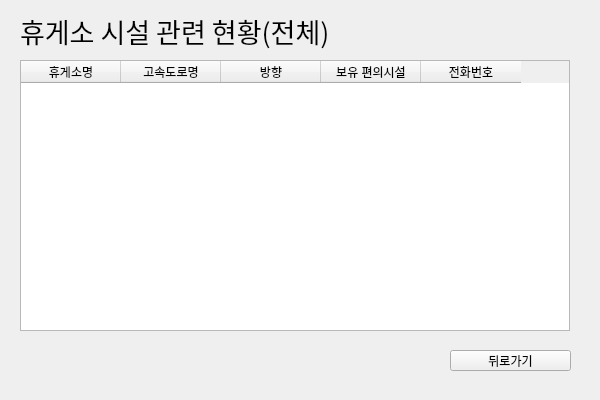
<?xml version="1.0" encoding="UTF-8"?>
<ui version="4.0">
 <class>Form_nood1_1</class>
 <widget class="QWidget" name="Form_nood1_1">
  <property name="geometry">
   <rect>
    <x>0</x>
    <y>0</y>
    <width>600</width>
    <height>400</height>
   </rect>
  </property>
  <property name="windowTitle">
   <string>Form</string>
  </property>
  <widget class="QLabel" name="label">
   <property name="geometry">
    <rect>
     <x>20</x>
     <y>10</y>
     <width>491</width>
     <height>41</height>
    </rect>
   </property>
   <property name="font">
    <font>
     <family>Adobe Arabic</family>
     <pointsize>20</pointsize>
    </font>
   </property>
   <property name="text">
    <string>휴게소 시설 관련 현황(전체)</string>
   </property>
  </widget>
  <widget class="QPushButton" name="pushButton">
   <property name="geometry">
    <rect>
     <x>450</x>
     <y>350</y>
     <width>121</width>
     <height>21</height>
    </rect>
   </property>
   <property name="text">
    <string>뒤로가기</string>
   </property>
  </widget>
  <widget class="QTableWidget" name="tableWidget">
   <property name="geometry">
    <rect>
     <x>20</x>
     <y>60</y>
     <width>550</width>
     <height>271</height>
    </rect>
   </property>
   <column>
    <property name="text">
     <string>휴게소명</string>
    </property>
   </column>
   <column>
    <property name="text">
     <string>고속도로명</string>
    </property>
   </column>
   <column>
    <property name="text">
     <string>방향</string>
    </property>
   </column>
   <column>
    <property name="text">
     <string>보유 편의시설</string>
    </property>
   </column>
   <column>
    <property name="text">
     <string>전화번호</string>
    </property>
   </column>
  </widget>
 </widget>
 <resources/>
 <connections>
  <connection>
   <sender>pushButton</sender>
   <signal>clicked()</signal>
   <receiver>Form_nood1_1</receiver>
   <slot>slot1_nood1()</slot>
   <hints>
    <hint type="sourcelabel">
     <x>105</x>
     <y>318</y>
    </hint>
    <hint type="destinationlabel">
     <x>182</x>
     <y>318</y>
    </hint>
   </hints>
  </connection>
 </connections>
 <slots>
  <slot>slot1_nood1()</slot>
 </slots>
</ui>
